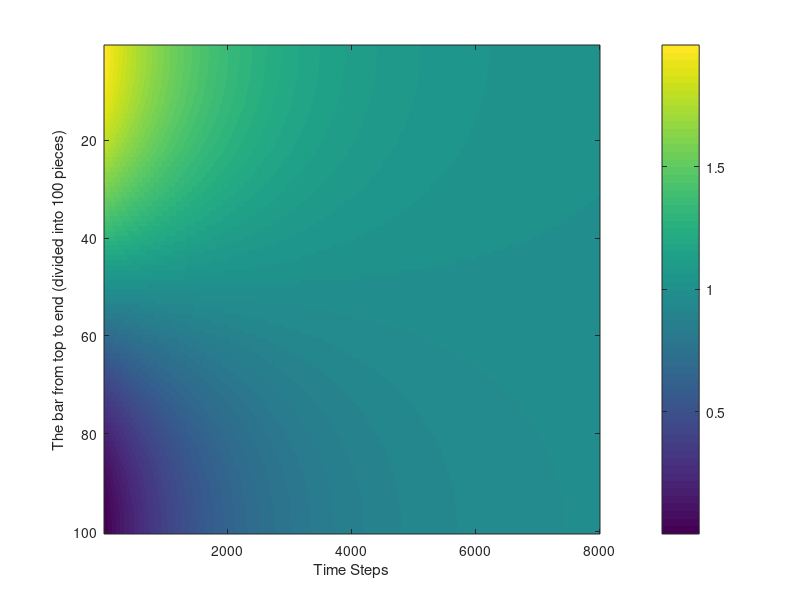

MATLAB code for this plot:
% NUMERICALLY SIMULATE DIFFUSION EQUATION

% Prepare the Editor, Workspace and Command Window
clc
clear
close all

% SETTING CONSTANTS

k = 1;      % DIFFUSIVITY
dt = 0.00005; % TIME STEP
dx = 0.01;   % SPACIAL STEP(IN THE CASE OF ONE DIMENSION)
c = (k*dt)/(dx*dx); % CFL CONDITION

X = 1;    % UNIT LENGTH OF SPACIAL DOMAIN
T = 0.4;    % WHOLE TIME FOR APPROXIMATION
N = T/dt; % NUMBERS OF TIME STEPS
M = X/dx; % NUMBERS OF SPACIAL STEPS

U = zeros(M,N); % INITIALIZE ALL ZEROES FOR MATRIX

% INITIALIZING CONDITIONS

for k = 2:1:M-1
    U(k,1) = 1+ cos(pi.*(k/M)); % GIVEN BY f(x)=1+cos(pi.*x)
end

% APPROXIMATION

for j = 1:1:N-1
    for i = 2:1:M-1
        U(1,j) = U(2,j); % ZERO BOUNDARY CONDITON
        U(M,j) = U(M-1,j); % ZERO BOUNDARY CONDITION
        U(i,j+1) = U(i,j)+c.*(U(i-1,j)-2.*U(i,j)+U(i+1,j)); % DISCRETE APPROXIMATION OF THE PDE
    end
end

% COMPLETING BOUNDARY CONDITIONS AT THE FINAL TIME STEP 
U(1,N) = U(2,N);
U(M,N) = U(M-1,N);

% PLOTTING THE GRAPH
imagesc(U)
xlabel('Time Steps');
ylabel('The bar from top to end (divided into 100 pieces)');
colorbar
